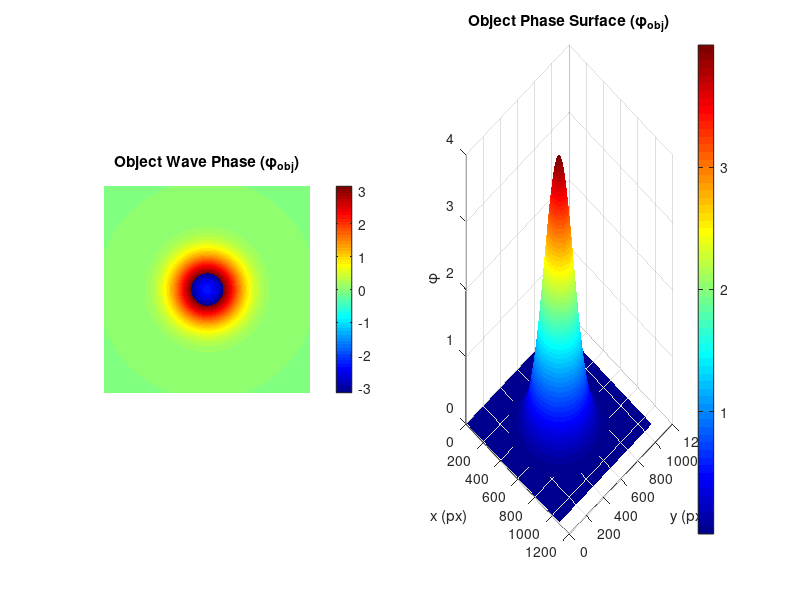
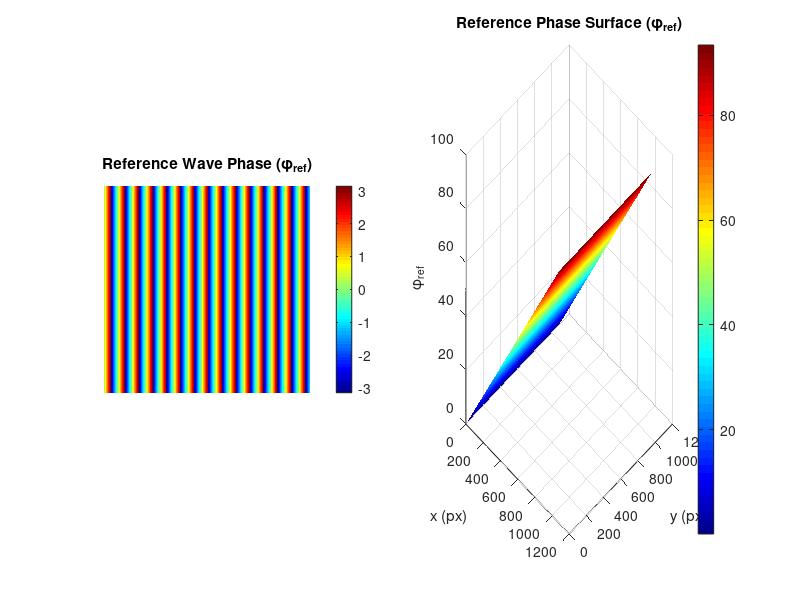
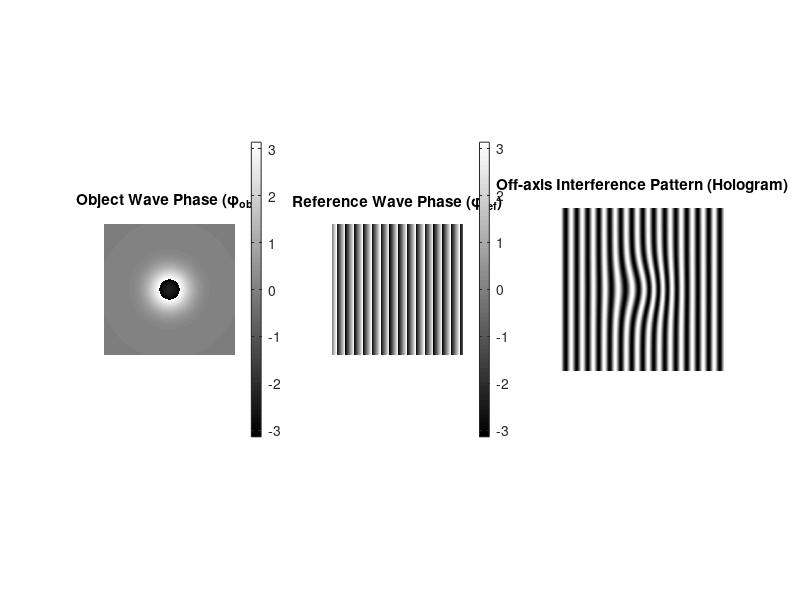
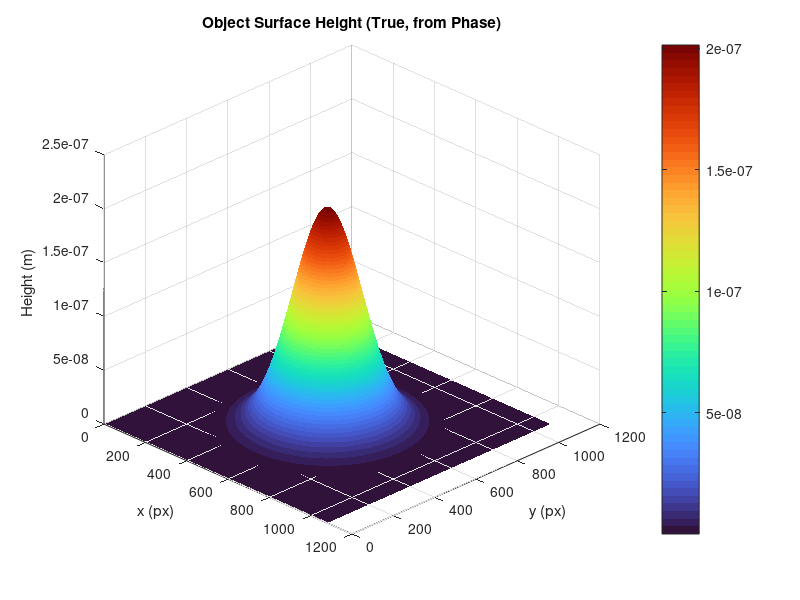

The MATLAB source for these figures, in order: (Note: this script raises an error after producing the figures.)
%% Off-Axis Holography Simulation & 3D Surface Reconstruction from Fringes
% -------------------------------------------------------------------------
%
% This script demonstrates a complete workflow for simulating off-axis 
% holography, extracting interference fringes, and reconstructing the 3D 
% surface from those fringes. The process is divided into two main parts:
%
% PART 1: Off-axis holography simulation
% - Simulate object and reference waves
% - Generate and visualize the interference pattern (hologram)
% - Convert phase to surface height
%
% PART 2: Fringe extraction and 3D surface reconstruction
% - Extract/fringe binarization
% - Skeletonize (thinning) for single-pixel wide fringes
% - Estimate fringe orientation, rotate and label fringes
% - Reconstruct the 3D surface and level it
%
% NOTE: For educational and research purposes.
% -------------------------------------------------------------------------

clc; clear; close all;

%% ==== PART 1: Off-axis Holography Simulation ====
% Image size (number of CCD pixels)
Ax = 1080;     
Ay = 1080;
N = 1080;

% Coordinate grid for simulation
[Xa, Ya] = meshgrid(1:Ax, 1:Ay);

% Create a parabolic object phase (as a Gaussian for generality)
ampPhase = 4;      % Amplitude of phase modulation
noise = 0;         % Add noise if needed (currently not used)
[x, y] = meshgrid(linspace(-1,1,N));
phi_obj = ampPhase * exp(-10*(x.^2 + y.^2)); % Gaussian phase profile

% Generate object wave
Es = exp(1i * phi_obj);

% Show object phase and the corresponding phase surface
figure('Name', 'Object Wave Visualization');
subplot(1,2,1)
imagesc(angle(Es)); 
title('Object Wave Phase (\phi_{obj})'); 
axis square; colormap(hsv); colorbar; axis off;

subplot(1,2,2)
surf(phi_obj, 'EdgeColor', 'none');
title('Object Phase Surface (\phi_{obj})'); 
xlabel('x (px)'); ylabel('y (px)'); zlabel('\phi');
colormap(jet); colorbar; view([45 30]);

% Reference wave parameters (off-axis)
lambda = 632.8e-9; % Wavelength in meters (HeNe red)
theta = 5 * pi / 180;   % Off-axis angle in radians
k = 2 * pi / lambda;                    
kSinTheta = k * sin(theta);            
scale_ref = 1e-7; % Scaling for reference phase spatial frequency
phi_ref = scale_ref * kSinTheta * Xa;
E0 = exp(1i * phi_ref);  % Reference wave, tilted along x-axis

% Convert phase to surface height (in meters)
h_surface = (lambda/(4*pi)) * phi_obj; % Surface height (m)
%%
% Visualize reference phase and phase surface
figure('Name', 'Reference Wave Visualization');
subplot(1,2,1)
imagesc(angle(E0)); 
title('Reference Wave Phase (\phi_{ref})'); 
axis square; colormap(jet); colorbar; axis off;

subplot(1,2,2)
surf(phi_ref, 'EdgeColor', 'none'); 
title('Reference Phase Surface (\phi_{ref})'); 
xlabel('x (px)'); ylabel('y (px)'); zlabel('\phi_{ref}');
colormap(jet); colorbar; view([45 30]);

% Simulate interference pattern (hologram)
I = abs(E0 + Es).^2;
%%
% --- Visualization of simulation results ---
figure('Name', 'Holography Simulation Results', 'Position', [200, 300, 1200, 400]);
subplot(1,3,1)
imagesc(angle(Es)); axis square; colormap(hsv); colorbar; axis off;
title('Object Wave Phase (\phi_{obj})');

subplot(1,3,2)
imagesc(angle(E0)); axis square; colormap(jet); colorbar; axis off;
title('Reference Wave Phase (\phi_{ref})');

subplot(1,3,3)
imagesc(I); axis square; colormap(gray); axis off;
title('Off-axis Interference Pattern (Hologram)');

% 3D surface plot of the object
figure('Name', 'True Object Height Map');
surf(h_surface, 'EdgeColor', 'none');
colormap turbo;
xlabel('x (px)'); ylabel('y (px)'); zlabel('Height (m)');
title('Object Surface Height (True, from Phase)');
colorbar;
view([45 30]);
c = colorbar; 
c.Label.String = 'Height (m)';

% Optional: 2D colormap height
% figure; imagesc(h_surface); axis square; colormap(jet); colorbar; axis off;
% title('Object Surface Height (True, 2D View)');

%% ==== PART 2: Fringe Extraction & 3D Surface Reconstruction ====

% --- 1. Convert to grayscale and binarize ---
Img_Original = I;
if size(Img_Original, 3) == 3
    grayImg = rgb2gray(Img_Original);
else
    grayImg = Img_Original;
end
img = im2double(grayImg);

% Otsu thresholding (invert so fringe = 1, background = 0)
thresh = graythresh(grayImg);
BW_Original = ~imbinarize(grayImg, thresh);

% --- 2. Skeletonization (Thinning) ---
changing = 1;
[rows, columns] = size(BW_Original);
BW_Thinned = BW_Original;

while changing
    BW_Del = ones(rows, columns); 
    changing = 0;
    % Step 1
    for i=2:rows-1
        for j = 2:columns-1
            P = [BW_Thinned(i,j) BW_Thinned(i-1,j) BW_Thinned(i-1,j+1) BW_Thinned(i,j+1) BW_Thinned(i+1,j+1) ...
                 BW_Thinned(i+1,j) BW_Thinned(i+1,j-1) BW_Thinned(i,j-1) BW_Thinned(i-1,j-1) BW_Thinned(i-1,j)];
            if (BW_Thinned(i,j) == 1 && sum(P(2:end-1))<=6 && sum(P(2:end-1)) >=2 && ...
                    P(2)*P(4)*P(6)==0 && P(4)*P(6)*P(8)==0)
                A = 0;
                for k = 2:9
                    if P(k) == 0 && P(k+1)==1
                        A = A+1;
                    end
                end
                if (A==1)
                    BW_Del(i,j)=0;
                    changing = 1;
                end
            end
        end
    end
    BW_Thinned = BW_Thinned.*BW_Del;

    % Step 2 
    BW_Del = ones(rows, columns); 
    for i=2:rows-1
        for j = 2:columns-1
            P = [BW_Thinned(i,j) BW_Thinned(i-1,j) BW_Thinned(i-1,j+1) BW_Thinned(i,j+1) BW_Thinned(i+1,j+1) ...
                 BW_Thinned(i+1,j) BW_Thinned(i+1,j-1) BW_Thinned(i,j-1) BW_Thinned(i-1,j-1) BW_Thinned(i-1,j)];
            if (BW_Thinned(i,j) == 1 && sum(P(2:end-1))<=6 && sum(P(2:end-1)) >=2 && ...
                    P(2)*P(4)*P(8)==0 && P(2)*P(6)*P(8)==0)
                A = 0;
                for k = 2:9
                    if P(k) == 0 && P(k+1)==1
                        A = A+1;
                    end
                end
                if (A==1)
                    BW_Del(i,j)=0;
                    changing = 1;
                end
            end
        end
    end
    BW_Thinned = BW_Thinned.*BW_Del;
end

BW = BW_Thinned;
vung_chon = BW;

% --- 3. Estimate fringe orientation using Hough Transform ---
[H, theta, rho] = hough(vung_chon);
P = houghpeaks(H, 5);
lines = houghlines(vung_chon, theta, rho, P);

%% Compute average fringe angle
avg_angle = mean([lines.theta]);
goc_vuong_goc = avg_angle + 90; % Perpendicular direction to fringes

[H, W] = size(vung_chon);
x_center = W / 2;
y_center = H / 2;
slope = tand(goc_vuong_goc);
x1 = 1; x2 = W;
y1 = y_center + slope * (x1 - x_center);
y2 = y_center + slope * (x2 - x_center);

%% --- 4. Visualize skeletonized and rotated fringes ---
% Rotate binary fringe image so fringes are nearly vertical
angle_deg = -90 + goc_vuong_goc;   
BW_rotated = imrotate(BW, angle_deg, 'bilinear', 'crop');
BW_rotated = BW_rotated(50:end-50, 50:end-50); % Crop border

figure('Name', 'Skeletonized and Rotated Fringes');
imshow(BW_rotated); 
title('Skeletonized Fringes (Rotated, Cropped)'); 
hold on;

% Find boundaries and label each fringe
[B,L] = bwboundaries(BW_rotated, 'noholes');
for k = 1:length(B)
    boundary = B{k};
    c = mean(boundary(:,2));  % centroid x
    r = mean(boundary(:,1));  % centroid y
    text(c, r, num2str(k), 'Color','yellow','FontSize',12,'FontWeight','bold');
end
hold off;

% --- 5. Reconstruct 3D surface from fringes ---
lambda = 632.8e-9; % Wavelength used above
khoang_cach_van = (lambda / 2)/cosd(abs(avg_angle)); % Fringe-to-height mapping

BW = BW_rotated;
L = bwlabel(BW);
num_labels = max(L(:));
X = []; Y = []; Z = [];

for i = 1:num_labels
    [y, x] = find(L == i); 
    z = ones(size(x)) * (i-1) * khoang_cach_van;
    X = [X; x];
    Y = [Y; y];
    Z = [Z; z];
end

%% Interpolate to get a smooth 3D surface
[xq, yq] = meshgrid(1:size(BW,2), 1:size(BW,1));
F = scatteredInterpolant(X, Y, Z, 'natural', 'nearest');
Zq = F(xq, yq);
Zq(~isfinite(Zq)) = 0;

figure('Name', 'Reconstructed 3D Surface');
surf(xq, yq, Zq, 'EdgeColor', 'none');
colormap turbo;
colorbar;
xlabel('X (px)'); ylabel('Y (px)'); zlabel('Height (m)');
title('3D Surface Reconstructed from Fringes');
view([45 30]);
c = colorbar; 
c.Label.String = 'Height (m)';

%% --- 6. Level the reconstructed surface (remove tilt) ---
% Crop for better display
Z = Zq(100:end-100, 100:end-100);
[M, N] = size(Z);
[xGrid, yGrid] = meshgrid(1:N, 1:M);
x = xGrid(:);
y = yGrid(:);
z = Z(:);

%% Fit and remove tilt (plane subtraction)
A = [x, y, ones(size(x))];  
coeff = A \ z;              
Z_fit = reshape(A * coeff, size(Z));
Z_leveled = Z - Z_fit;  

%% Normalize Z to start from zero and invert if necessary
Z_inverted = -Z_leveled;
Z_offset = Z_inverted - min(Z_inverted(:));

figure('Name', 'Tilt-Removed (Leveled) 3D Surface');
surf(xGrid, yGrid, Z_offset);
shading interp;
title('3D Surface after Tilt Removal (Leveled)');
xlabel('X (px)');
ylabel('Y (px)');
zlabel('Height (m)');
colormap parula;
colorbar;